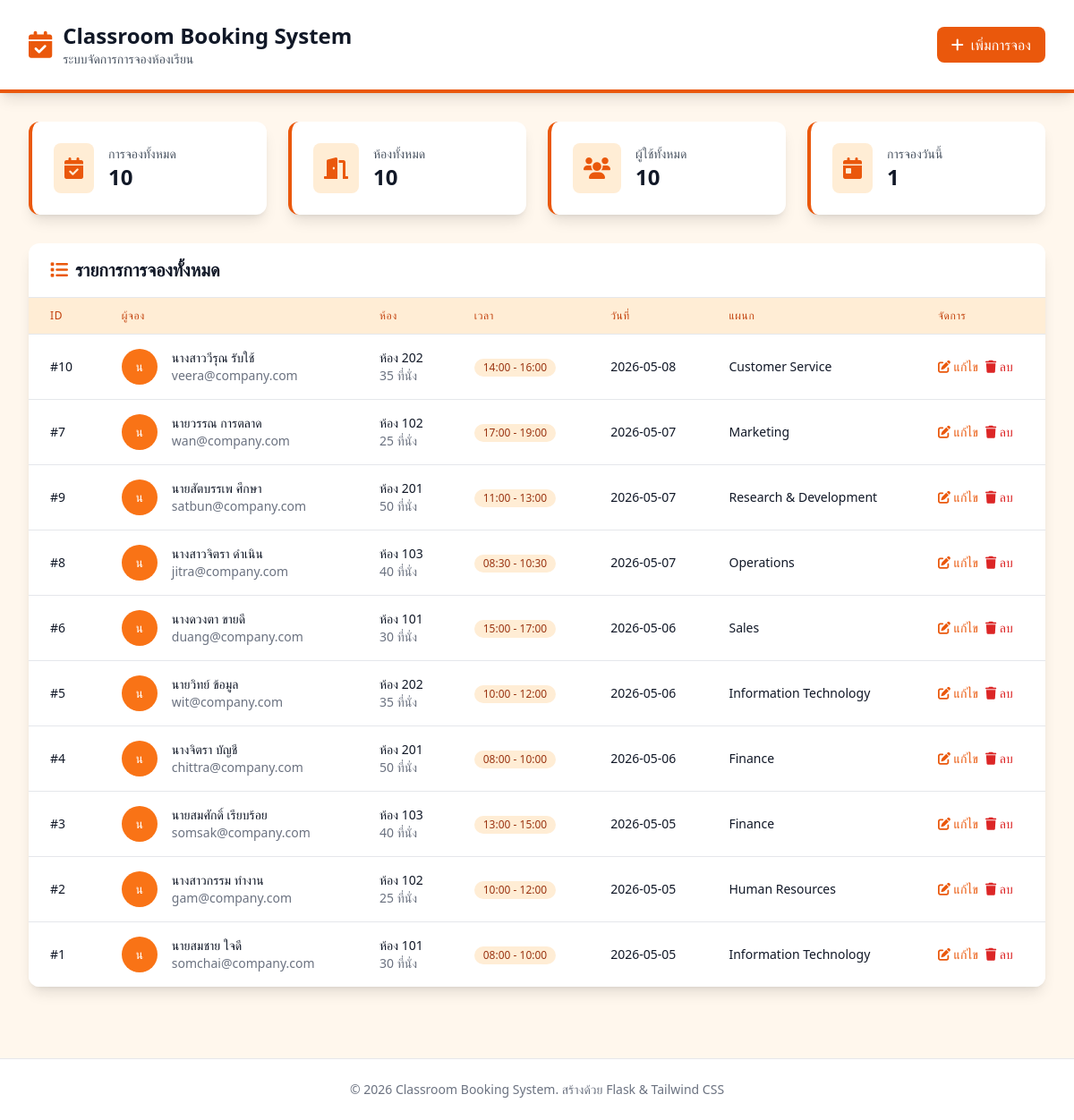
The page / on the database its author committed.
### tables this page shows
CREATE TABLE Bookings (
                booking_id INTEGER PRIMARY KEY AUTOINCREMENT,
                user_id INTEGER NOT NULL,
                room_id INTEGER NOT NULL,
                timeslot_id INTEGER NOT NULL,
                date TEXT NOT NULL,
                FOREIGN KEY (user_id) REFERENCES Users(user_id),
                FOREIGN KEY (room_id) REFERENCES Rooms(room_id),
                FOREIGN KEY (timeslot_id) REFERENCES TimeSlots(timeslot_id)
            );

CREATE TABLE Users (
                user_id INTEGER PRIMARY KEY AUTOINCREMENT,
                name TEXT NOT NULL,
                email TEXT UNIQUE,
                dept_id INTEGER NOT NULL,
                FOREIGN KEY (dept_id) REFERENCES Departments(dept_id)
            );

CREATE TABLE Rooms (
                room_id INTEGER PRIMARY KEY AUTOINCREMENT,
                room_name TEXT NOT NULL,
                capacity INTEGER
            );

CREATE TABLE TimeSlots (
                timeslot_id INTEGER PRIMARY KEY AUTOINCREMENT,
                start_time TEXT NOT NULL,
                end_time TEXT NOT NULL
            );

CREATE TABLE Departments (
                dept_id INTEGER PRIMARY KEY AUTOINCREMENT,
                dept_name TEXT NOT NULL UNIQUE
            );

### app.py (the view)
@app.route('/')
def index():
    try:
        bookings = get_all_bookings()
        stats = get_booking_stats()
        return render_template('index.html', bookings=bookings, stats=stats)
    except Exception as e:
        flash(f'เกิดข้อผิดพลาด: {str(e)}', 'error')
        return render_template('index.html', bookings=[], stats={'total_bookings': 0, 'total_rooms': 0, 'total_users': 0, 'today_bookings': 0})

### app.py (called while the page is built)
def get_db_connection():
    conn = sqlite3.connect(DB_PATH)
    conn.row_factory = sqlite3.Row  # ให้สามารถเข้าถึงคอลัมน์ด้วยชื่อได้
    return conn

def get_all_bookings():
    conn = get_db_connection()
    cursor = conn.cursor()
    query = """
    SELECT
        b.booking_id,
        b.date,
        u.name AS user_name,
        u.email AS user_email,
        r.room_name,
        r.capacity,
        ts.start_time,
        ts.end_time,
        d.dept_name
    FROM Bookings b
    JOIN Users u ON b.user_id = u.user_id
    JOIN Rooms r ON b.room_id = r.room_id
    JOIN TimeSlots ts ON b.timeslot_id = ts.timeslot_id
    JOIN Departments d ON u.dept_id = d.dept_id
    ORDER BY b.date DESC, ts.start_time DESC
    """
    cursor.execute(query)
    bookings = cursor.fetchall()
    conn.close()
    return bookings

def get_booking_stats():
    conn = get_db_connection()
    cursor = conn.cursor()
    cursor.execute("SELECT COUNT(*) FROM Bookings")
    total_bookings = cursor.fetchone()[0]
    cursor.execute("SELECT COUNT(*) FROM Rooms")
    total_rooms = cursor.fetchone()[0]
    cursor.execute("SELECT COUNT(*) FROM Users")
    total_users = cursor.fetchone()[0]
    today = datetime.now().strftime('%Y-%m-%d')
    cursor.execute("SELECT COUNT(*) FROM Bookings WHERE date = ?", (today,))
    today_bookings = cursor.fetchone()[0]
    conn.close()
    return {
        'total_bookings': total_bookings,
        'total_rooms': total_rooms,
        'total_users': total_users,
        'today_bookings': today_bookings
    }

### templates/index.html (shortened to what this page needs)
<!DOCTYPE html>
<html lang="th">
<head>
    <script src="https://cdn.tailwindcss.com"></script>
    <link rel="stylesheet" href="https://cdnjs.cloudflare.com/ajax/libs/font-awesome/6.0.0/css/all.min.css">
</head>
<body class="bg-primary-50 min-h-screen">
    <header class="bg-white shadow-lg border-b-4 border-primary-600">
        <div class="max-w-7xl mx-auto px-4 sm:px-6 lg:px-8">
            <div class="flex justify-between items-center py-6">
                <div class="flex items-center">
                    <i class="fas fa-calendar-check text-3xl text-primary-600 mr-3"></i>
                    <div>
                        <h1 class="text-2xl font-bold text-gray-900">Classroom Booking System</h1>
                        <p class="text-sm text-gray-600">ระบบจัดการการจองห้องเรียน</p>
                    </div>
                </div>
                <div class="flex items-center space-x-4">
                    <a href="{{ url_for('add_booking_route') }}"
                       class="bg-primary-600 hover:bg-primary-700 text-white px-4 py-2 rounded-lg font-medium transition duration-200 flex items-center">
                        <i class="fas fa-plus mr-2"></i>
                        เพิ่มการจอง
                    </a>
                </div>
            </div>
        </div>
    </header>
    <main class="max-w-7xl mx-auto px-4 sm:px-6 lg:px-8 py-8">
        <div class="grid grid-cols-1 md:grid-cols-2 lg:grid-cols-4 gap-6 mb-8">
            <div class="bg-white rounded-xl shadow-lg p-6 border-l-4 border-primary-600">
                <div class="flex items-center">
                    <div class="bg-primary-100 p-3 rounded-lg">
                        <i class="fas fa-calendar-check text-2xl text-primary-600"></i>
                    </div>
                    <div class="ml-4">
                        <p class="text-sm font-medium text-gray-600">การจองทั้งหมด</p>
                        <p class="text-2xl font-bold text-gray-900">{{ stats.total_bookings }}</p>
                    </div>
                </div>
            </div>
            <div class="bg-white rounded-xl shadow-lg p-6 border-l-4 border-primary-600">
                <div class="flex items-center">
                    <div class="bg-primary-100 p-3 rounded-lg">
                        <i class="fas fa-door-open text-2xl text-primary-600"></i>
                    </div>
                    <div class="ml-4">
                        <p class="text-sm font-medium text-gray-600">ห้องทั้งหมด</p>
                        <p class="text-2xl font-bold text-gray-900">{{ stats.total_rooms }}</p>
                    </div>
                </div>
            </div>
            <div class="bg-white rounded-xl shadow-lg p-6 border-l-4 border-primary-600">
                <div class="flex items-center">
                    <div class="bg-primary-100 p-3 rounded-lg">
                        <i class="fas fa-users text-2xl text-primary-600"></i>
                    </div>
                    <div class="ml-4">
                        <p class="text-sm font-medium text-gray-600">ผู้ใช้ทั้งหมด</p>
                        <p class="text-2xl font-bold text-gray-900">{{ stats.total_users }}</p>
                    </div>
                </div>
            </div>
            <div class="bg-white rounded-xl shadow-lg p-6 border-l-4 border-primary-600">
                <div class="flex items-center">
                    <div class="bg-primary-100 p-3 rounded-lg">
                        <i class="fas fa-calendar-day text-2xl text-primary-600"></i>
                    </div>
                    <div class="ml-4">
                        <p class="text-sm font-medium text-gray-600">การจองวันนี้</p>
                        <p class="text-2xl font-bold text-gray-900">{{ stats.today_bookings }}</p>
                    </div>
                </div>
            </div>
        </div>
        <div class="bg-white rounded-xl shadow-lg overflow-hidden">
            <div class="px-6 py-4 border-b border-gray-200">
                <h2 class="text-xl font-semibold text-gray-900 flex items-center">
                    <i class="fas fa-list mr-2 text-primary-600"></i>
                    รายการการจองทั้งหมด
                </h2>
            </div>
            {% if bookings %}
            <div class="overflow-x-auto">
                <table class="min-w-full divide-y divide-gray-200">
                    <thead class="bg-primary-100">
                        <tr>
                            <th class="px-6 py-3 text-left text-xs font-medium text-primary-700 uppercase tracking-wider">ID</th>
                            <th class="px-6 py-3 text-left text-xs font-medium text-primary-700 uppercase tracking-wider">ผู้จอง</th>
                            <th class="px-6 py-3 text-left text-xs font-medium text-primary-700 uppercase tracking-wider">ห้อง</th>
                            <th class="px-6 py-3 text-left text-xs font-medium text-primary-700 uppercase tracking-wider">เวลา</th>
                            <th class="px-6 py-3 text-left text-xs font-medium text-primary-700 uppercase tracking-wider">วันที่</th>
                            <th class="px-6 py-3 text-left text-xs font-medium text-primary-700 uppercase tracking-wider">แผนก</th>
                            <th class="px-6 py-3 text-left text-xs font-medium text-primary-700 uppercase tracking-wider">จัดการ</th>
                        </tr>
                    </thead>
                    <tbody class="bg-white divide-y divide-gray-200">
                        {% for booking in bookings %}
                        <tr class="hover:bg-gray-50 transition duration-150">
                            <td class="px-6 py-4 whitespace-nowrap text-sm font-medium text-gray-900">
                                #{{ booking.booking_id }}
                            </td>
                            <td class="px-6 py-4 whitespace-nowrap">
                                <div class="flex items-center">
                                    <div class="flex-shrink-0 h-10 w-10">
                                        <div class="h-10 w-10 rounded-full bg-primary-500 flex items-center justify-center">
                                            <span class="text-sm font-medium text-white">
                                                {{ booking.user_name[0] }}
                                            </span>
                                        </div>
                                    </div>
                                    <div class="ml-4">
                                        <div class="text-sm font-medium text-gray-900">
                                            {{ booking.user_name }}
                                        </div>
                                        <div class="text-sm text-gray-500">
                                            {{ booking.user_email }}
                                        </div>
                                    </div>
                                </div>
                            </td>
                            <td class="px-6 py-4 whitespace-nowrap">
                                <div class="text-sm text-gray-900 font-medium">{{ booking.room_name }}</div>
                                <div class="text-sm text-gray-500">{{ booking.capacity }} ที่นั่ง</div>
                            </td>
                            <td class="px-6 py-4 whitespace-nowrap text-sm text-gray-900">
                                <span class="inline-flex items-center px-2.5 py-0.5 rounded-full text-xs font-medium bg-primary-100 text-primary-800">
                                    {{ booking.start_time }} - {{ booking.end_time }}
                                </span>
                            </td>
                            <td class="px-6 py-4 whitespace-nowrap text-sm text-gray-900">
                                {{ booking.date }}
                            </td>
                            <td class="px-6 py-4 whitespace-nowrap text-sm text-gray-900">
                                {{ booking.dept_name }}
                            </td>
                            <td class="px-6 py-4 whitespace-nowrap text-sm font-medium">
                                <div class="flex space-x-2">
                                    <a href="{{ url_for('edit_booking_route', booking_id=booking.booking_id) }}"
                                       class="text-primary-600 hover:text-primary-900 transition duration-150">
                                        <i class="fas fa-edit"></i> แก้ไข
                                    </a>
                                    <form method="POST" action="{{ url_for('delete_booking_route', booking_id=booking.booking_id) }}"
                                          onsubmit="return confirm('คุณต้องการลบการจองนี้หรือไม่?')"
                                          class="inline">
                                        <button type="submit" class="text-red-600 hover:text-red-900 transition duration-150">
                                            <i class="fas fa-trash"></i> ลบ
                                        </button>
                                    </form>
                                </div>
                            </td>
                        </tr>
                        {% endfor %}
                    </tbody>
                </table>
            </div>
            {% endif %}
        </div>
    </main>
    <footer class="bg-white border-t border-gray-200 mt-12">
        <div class="max-w-7xl mx-auto px-4 sm:px-6 lg:px-8 py-6">
            <div class="text-center text-gray-500 text-sm">
                <p>&copy; 2026 Classroom Booking System. สร้างด้วย Flask & Tailwind CSS</p>
            </div>
        </div>
    </footer>
</body>
</html>

### rows shown on the page
Bookings: booking_id "10", name "น", user_name "นางสาววีรุณ รับใช้", user_email "veera@company.com", room_name "ห้อง 202", capacity "35", start_time "14:00", end_time "16:00", date "2026-05-08", dept_name "Customer Service"
Bookings: booking_id "7", name "น", user_name "นายวรรณ การตลาด", user_email "wan@company.com", room_name "ห้อง 102", capacity "25", start_time "17:00", end_time "19:00", date "2026-05-07", dept_name "Marketing"
Bookings: booking_id "9", name "น", user_name "นายสัตบรรเพ ศึกษา", user_email "satbun@company.com", room_name "ห้อง 201", capacity "50", start_time "11:00", end_time "13:00", date "2026-05-07", dept_name "Research & Development"
Bookings: booking_id "8", name "น", user_name "นางสาวจิตรา ดำเนิน", user_email "jitra@company.com", room_name "ห้อง 103", capacity "40", start_time "08:30", end_time "10:30", date "2026-05-07", dept_name "Operations"
Bookings: booking_id "6", name "น", user_name "นางดวงตา ขายดี", user_email "duang@company.com", room_name "ห้อง 101", capacity "30", start_time "15:00", end_time "17:00", date "2026-05-06", dept_name "Sales"
Bookings: booking_id "5", name "น", user_name "นายวิทย์ ข้อมูล", user_email "wit@company.com", room_name "ห้อง 202", capacity "35", start_time "10:00", end_time "12:00", date "2026-05-06", dept_name "Information Technology"
Bookings: booking_id "4", name "น", user_name "นางจิตรา บัญชี", user_email "chittra@company.com", room_name "ห้อง 201", capacity "50", start_time "08:00", end_time "10:00", date "2026-05-06", dept_name "Finance"
Bookings: booking_id "3", name "น", user_name "นายสมศักดิ์ เรียบร้อย", user_email "somsak@company.com", room_name "ห้อง 103", capacity "40", start_time "13:00", end_time "15:00", date "2026-05-05", dept_name "Finance"
Bookings: booking_id "2", name "น", user_name "นางสาวกรรม ทำงาน", user_email "gam@company.com", room_name "ห้อง 102", capacity "25", start_time "10:00", end_time "12:00", date "2026-05-05", dept_name "Human Resources"
Bookings: booking_id "1", name "น", user_name "นายสมชาย ใจดี", user_email "somchai@company.com", room_name "ห้อง 101", capacity "30", start_time "08:00", end_time "10:00", date "2026-05-05", dept_name "Information Technology"

### other values the page prints
{{ stats.total_bookings }} "10"
{{ stats.total_rooms }} "10"
{{ stats.total_users }} "10"
{{ stats.today_bookings }} "1"
